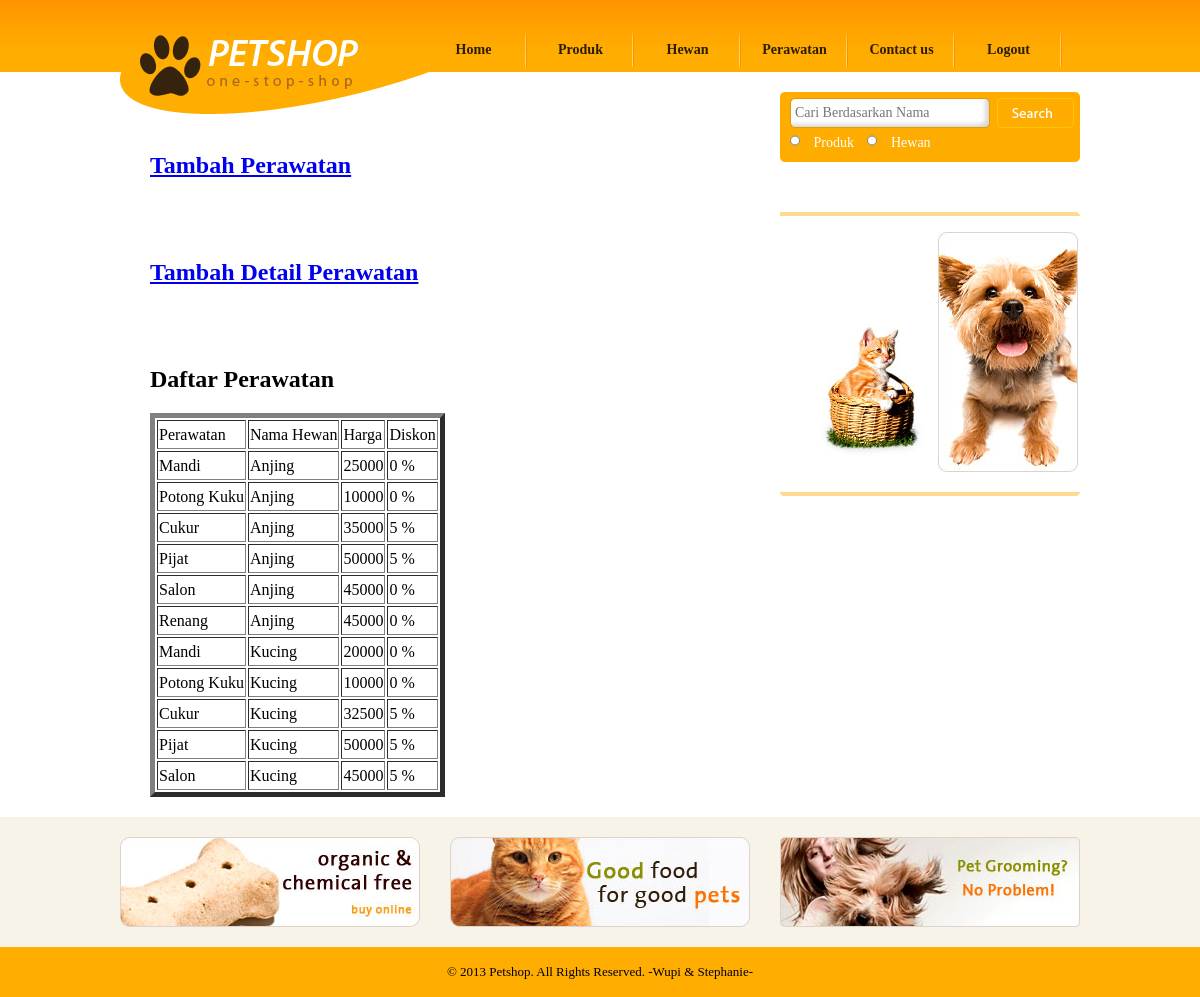
Page /member_perawatan.php on the committed database.
### tables this page shows
CREATE TABLE `detail_perawatan` (
  `id_detail_perawatan` int(11) NOT NULL AUTO_INCREMENT,
  `id_perawatan` int(11) NOT NULL,
  `id_kategori_hewan` int(11) NOT NULL,
  `harga_perawatan` double DEFAULT NULL,
  `diskon` float DEFAULT NULL,
  PRIMARY KEY (`id_detail_perawatan`),
  KEY `id_perawatan` (`id_perawatan`),
  KEY `id_kategori_hewan` (`id_kategori_hewan`),
  CONSTRAINT `detail_perawatan_ibfk_1` FOREIGN KEY (`id_perawatan`) REFERENCES `perawatan` (`id_perawatan`),
  CONSTRAINT `detail_perawatan_ibfk_2` FOREIGN KEY (`id_kategori_hewan`) REFERENCES `kategori_hewan` (`id_kategori_hewan`)
);

CREATE TABLE `perawatan` (
  `id_perawatan` int(11) NOT NULL AUTO_INCREMENT,
  `nama_perawatan` varchar(20) DEFAULT NULL,
  PRIMARY KEY (`id_perawatan`)
);

CREATE TABLE `kategori_hewan` (
  `id_kategori_hewan` int(11) NOT NULL,
  `nama_kategori_hewan` varchar(20) DEFAULT NULL,
  PRIMARY KEY (`id_kategori_hewan`)
);

### member_perawatan.php (the view, shortened to what this page needs)
<!DOCTYPE html PUBLIC "-//W3C//DTD XHTML 1.0 Transitional//EN" "http://www.w3.org/TR/xhtml1/DTD/xhtml1-transitional.dtd">
<html xmlns="http://www.w3.org/1999/xhtml">
<head>
	<link href="css/style.css" rel="stylesheet" type="text/css" />
</head>
<body>
			<?php include "header_member.php"; ?>
			<div id="body">
			       <div id="content">
				        <div class="content">
							<div class="about">
							<h2><a href=form_perawatan.php>Tambah Perawatan</a></h2>
							<h2><a href=form_detail_perawatan.php>Tambah Detail Perawatan</a></h2>
				<h2>Daftar Perawatan</h2>
                <ul>
				<li>
					<form method="post" action="cek_login.php" class="login">
					<table border=5>
						<?php include "koneksi.php";
							$tampil_perawatan=mysql_query("SELECT perawatan.nama_perawatan, kategori_hewan.nama_kategori_hewan,
									detail_perawatan.harga_perawatan,detail_perawatan.diskon FROM perawatan, kategori_hewan,
									detail_perawatan WHERE perawatan.id_perawatan=detail_perawatan.id_perawatan AND
									detail_perawatan.id_kategori_hewan=kategori_hewan.id_kategori_hewan;");
							echo "<tr><td>Perawatan</td><td>Nama Hewan</td><td>Harga</td><td>Diskon</td></tr>";
							while($data_perawatan=mysql_fetch_array($tampil_perawatan))
							{
								$data_perawatan['diskon']=$data_perawatan['diskon']*100;
								echo "<tr>";
								echo "<td>$data_perawatan[nama_perawatan]</td>
										<td>$data_perawatan[nama_kategori_hewan]</td>
										<td>$data_perawatan[harga_perawatan]</td>
										<td>$data_perawatan[diskon] %</td>";
								echo "</tr>";
							}
						?>
					</table>
					</form>
				</li>
				</ul>
							</div>
						</div>
					    <div id="sidebar">
								<?php include "cari.php"; ?>
                               <?php include "shoping_guide.php"; ?>
				   <?php include "iklan.php"; ?>
			<div id="footer">
			        <?php include "footer.php"; ?>
			</div>
</body>
</html>

### css/style.css (style rules this page uses)
body { margin:0; padding:0; background: url("../images/bg-body.gif"); background-repeat:repeat-x; }
#body div#content { width:960px; margin:0 auto; overflow:hidden; background-image:none; height:auto; overflow:hidden; }
#body div#content .content { float:left; width:640px; margin-right:20px; background-image:none; height:auto; overflow:hidden; }
#body #content .content h2 { font-family: "Myriad Pro"; margin: 80px 0 0 30px; }
#body #content .content ul { margin:0; padding:0; list-style-type:none; }
#body #content .content ul li { width:300px; padding:0 10px; margin:0 0 20px 0; float:left; line-height:25px; height:auto; }
#body #content .content .about { width:640px; height:auto; overflow:hidden; }
#body #content .content .about h2 { margin:80px 0 0 30px; font-family: "Myriad Pro"; }
#body #content .content .about ul { margin:0; padding:0; list-style-type:none; }
#body #content .content .about ul li { clear:both; width:600px; padding:20px 10px 0 30px; }
#body #content #sidebar { float:left; width:300px; background-image:none; }
#footer { background-color:#310000; background-image:none; }

### rows in the picture
detail_perawatan: id_perawatan.nama_perawatan "Mandi", id_kategori_hewan.nama_kategori_hewan "Anjing", harga_perawatan "25000", diskon "0"
detail_perawatan: id_perawatan.nama_perawatan "Potong Kuku", id_kategori_hewan.nama_kategori_hewan "Anjing", harga_perawatan "10000", diskon "0"
detail_perawatan: id_perawatan.nama_perawatan "Cukur", id_kategori_hewan.nama_kategori_hewan "Anjing", harga_perawatan "35000", data_perawatan "5"
detail_perawatan: id_perawatan.nama_perawatan "Pijat", id_kategori_hewan.nama_kategori_hewan "Anjing", harga_perawatan "50000", data_perawatan "5"
detail_perawatan: id_perawatan.nama_perawatan "Salon", id_kategori_hewan.nama_kategori_hewan "Anjing", harga_perawatan "45000", diskon "0"
detail_perawatan: id_perawatan.nama_perawatan "Renang", id_kategori_hewan.nama_kategori_hewan "Anjing", harga_perawatan "45000", diskon "0"
detail_perawatan: id_perawatan.nama_perawatan "Mandi", id_kategori_hewan.nama_kategori_hewan "Kucing", harga_perawatan "20000", diskon "0"
detail_perawatan: id_perawatan.nama_perawatan "Potong Kuku", id_kategori_hewan.nama_kategori_hewan "Kucing", harga_perawatan "10000", diskon "0"
detail_perawatan: id_perawatan.nama_perawatan "Cukur", id_kategori_hewan.nama_kategori_hewan "Kucing", harga_perawatan "32500", data_perawatan "5"
detail_perawatan: id_perawatan.nama_perawatan "Pijat", id_kategori_hewan.nama_kategori_hewan "Kucing", harga_perawatan "50000", data_perawatan "5"
detail_perawatan: id_perawatan.nama_perawatan "Salon", id_kategori_hewan.nama_kategori_hewan "Kucing", harga_perawatan "45000", data_perawatan "5"
